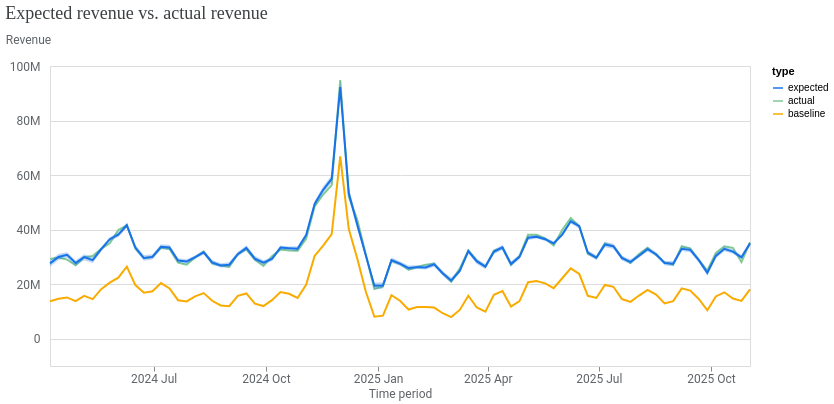

The cell this chart's notebook holds for it:
### Markdown cell above
2\. Assess the model's fit by comparing the expected sales against the actual sales.

### Code cell
model_fit = visualizer.ModelFit(mmm)
model_fit.plot_model_fit()

### Figure 1 — Vega-Lite specification as saved in the notebook (floating-point values rounded to 4 significant figures; data arrays with more than 128 entries replaced by an {"elided": "..."} marker saying what was removed)
{"config": {"view": {"continuousWidth": 300, "continuousHeight": 300}, "axis": {"labelColor": "#5F6368", "labelFont": "Roboto", "labelFontSize": 12, "titleColor": "#5F6368", "titleFont": "Roboto", "titleFontSize": 12, "titleFontWeight": "normal"}}, "layer": [{"mark": {"type": "line"}, "encoding": {"color": {"field": "type", "scale": {"domain": ["expected", "actual", "baseline"], "range": ["#1A73E8", "#81C995", "#F9AB00"]}, "type": "nominal"}, "x": {"axis": {"domainColor": "#DADCE0", "format": "%Y %b", "grid": false, "tickCount": 8}, "field": "time", "title": "Time period", "type": "temporal"}, "y": {"axis": {"domain": false, "labelExpr": "replace(format(datum.value, '.3~s'), 'G', 'B')", "labelPadding": 10, "tickCount": 5, "ticks": false, "titleAlign": "left", "titleAngle": 0, "titleY": -20}, "field": "mean", "title": "Revenue", "type": "quantitative"}}}, {"mark": {"type": "rule", "opacity": 0}, "encoding": {"opacity": {"condition": {"param": "param_3", "value": 0.3, "empty": false}, "value": 0}, "tooltip": [{"field": "time", "title": "Time period", "type": "temporal"}, {"field": "expected", "format": ",.0f", "title": "Expected", "type": "quantitative"}, {"field": "actual", "format": ",.0f", "title": "Actual", "type": "quantitative"}, {"field": "baseline", "format": ",.0f", "title": "Baseline", "type": "quantitative"}], "x": {"field": "time", "type": "temporal"}}, "name": "view_3", "transform": [{"pivot": "type", "value": "mean", "groupby": ["time"]}]}, {"mark": {"type": "circle", "filled": false, "size": 36}, "encoding": {"color": {"field": "type", "legend": null, "scale": {"domain": ["expected", "actual", "baseline"], "range": ["#1A73E8", "#81C995", "#F9AB00"]}, "type": "nominal"}, "opacity": {"condition": {"param": "param_3", "value": 1, "empty": false}, "value": 0}, "x": {"field": "time", "type": "temporal"}, "y": {"field": "mean", "type": "quantitative"}}}, {"mark": {"type": "area", "opacity": 0.3}, "encoding": {"color": {"field": "type", "legend": null, "scale": {"domain": ["expected"], "range": ["#1A73E8"]}, "type": "nominal"}, "x": {"field": "time", "type": "temporal"}, "y": {"field": "ci_hi", "type": "quantitative"}, "y2": {"field": "ci_lo"}}}], "data": {"name": "data-6256e0f6646453d8a20efa728ac645a9"}, "params": [{"name": "param_3", "select": {"type": "point", "clear": "pointerout", "fields": ["time"], "nearest": true, "on": "pointerover"}, "views": ["view_3"]}], "resolve": {"scale": {"color": "independent"}}, "title": {"text": "Expected revenue vs. actual revenue", "anchor": "start", "color": "#3C4043", "font": "Google Sans Display", "fontSize": 18, "fontWeight": "normal", "offset": 10}, "width": 700, "$schema": "https://vega.github.io/schema/vega-lite/v5.20.1.json", "datasets": {"data-6256e0f6646453d8a20efa728ac645a9": {"elided": "249 records"}}}
